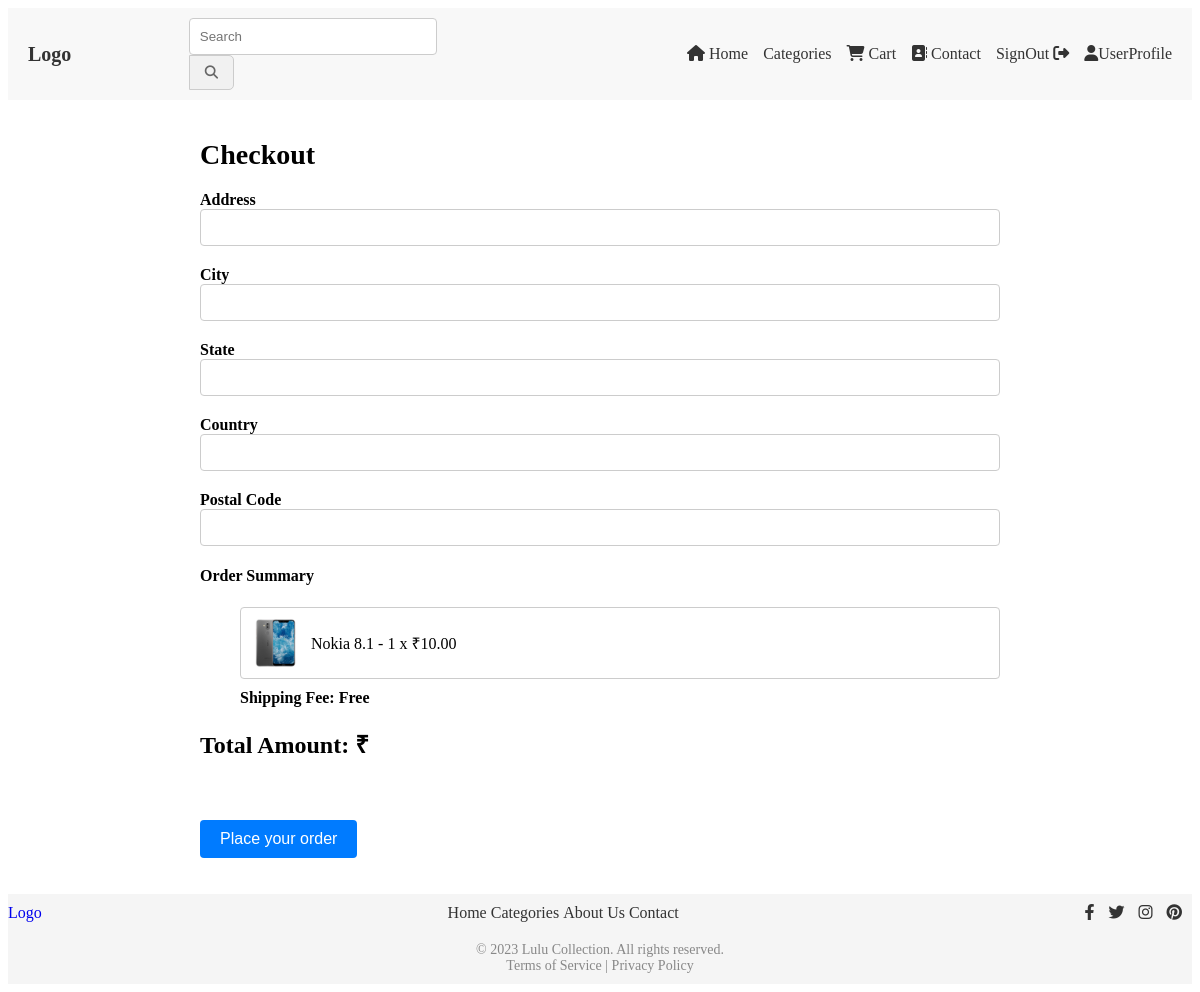
The app's page /checkout/ (signed in), older data.
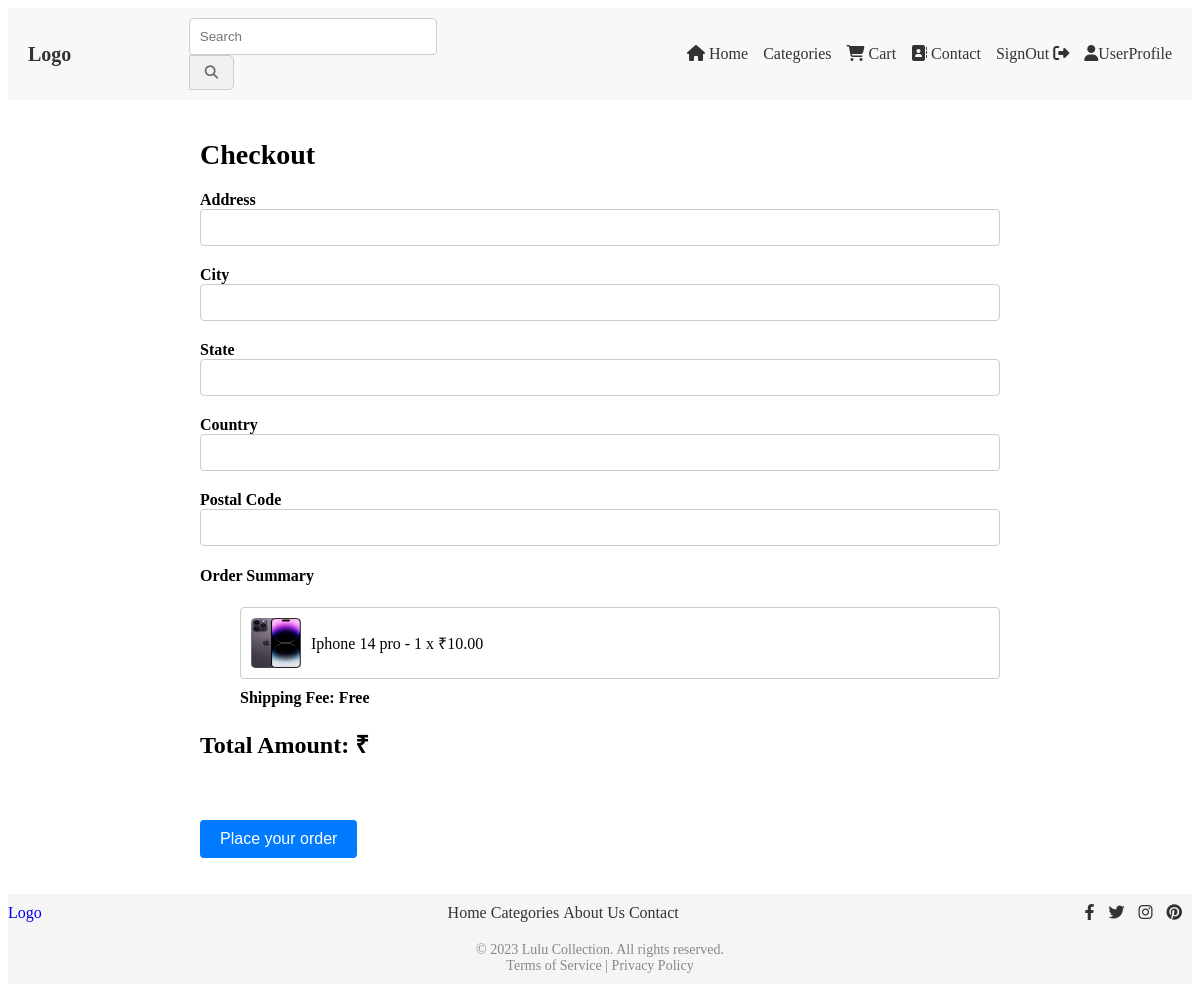
The same page, newer data.
### cart/models.py (models this page shows, shortened)
class CartItem(models.Model):
    cart = models.ForeignKey(Cart, on_delete=models.CASCADE)
    product = models.ForeignKey(Product, on_delete=models.CASCADE)
    quantity = models.PositiveIntegerField(default=1)

class Product(models.Model):
    name = models.CharField(max_length=200)
    description = models.TextField()
    price = models.DecimalField(max_digits=8, decimal_places=2)
    initial_stock = models.PositiveIntegerField(default=0)  # Add initial stock field
    stock = models.PositiveIntegerField(default=0)  # Add remaining stock field
    category = models.ForeignKey(Category, on_delete=models.CASCADE)
    seller = models.ForeignKey(Seller, on_delete=models.CASCADE)
    image = models.ImageField(upload_to='product_images')

### cart/views.py (the view, shortened to what this page needs)
# urls.py: path('checkout/', views.checkout, name='checkout'),
@login_required(login_url='signin')
def checkout(request):
    user = request.user
    cart = Cart.objects.get(user=user)
    cart_items = CartItem.objects.filter(cart=cart)
    shipping_fee = 0
    total_amount = sum(item.product.price * item.quantity + shipping_fee for item in cart_items)
    if total_amount <= 599:
        shipping_fee = 50
        total_amount = sum(item.product.price * item.quantity + shipping_fee for item in cart_items)
    return render(request, 'checkout.html', {'cart_items': cart_items})

### templates/checkout.html (shortened to what this page needs)
<link rel="stylesheet" href="/css/checkout.css">
{% extends 'base.html' %}
{% block content %}
<div class="container">
    <h1>Checkout</h1>
    <div class="row">
        <div class="col-md-8">
            <form method="post" action="{% url 'checkout' %}">
                <div class="form-group">
                    <label for="address">Address</label>
                    <input type="text" class="form-control" id="address" name="address" required>
                </div>
                <div class="form-group">
                    <label for="city">City</label>
                    <input type="text" class="form-control" id="city" name="city" required>
                </div>
                <div class="form-group">
                    <label for="state">State</label>
                    <input type="text" class="form-control" id="state" name="state" required>
                </div>
                <div class="form-group">
                    <label for="country">Country</label>
                    <input type="text" class="form-control" id="country" name="country" required>
                </div>
                <div class="form-group">
                    <label for="postal_code">Postal Code</label>
                    <input type="text" class="form-control" id="postal_code" name="postal_code" required>
                </div>
                <div class="col-md-4">
                    <h4>Order Summary</h4>
                    <ul class="list-group">
                        {% for item in cart_items %}
                        <li class="list-group-item">
                            <img class="product-image" src="{{ item.product.image.url }}" alt="">
                            {{ item.product.name }} - {{ item.quantity }} x &#8377;{{ item.product.price }}
                        </li>
                        {% endfor %}
                        {% if not shipping_fee %}
                        <li class="shipping">
                            <p>Shipping Fee: Free</p>
                        </li>
                        {% else %}
                        <li class="shipping">
                            <p>Shipping Fee: &#8377;{{ shipping_fee }}</p>
                        </li>
                        {% endif %}
                    </ul>
                    <h5 class="total-amount">Total Amount: &#8377;{{ cart_total }}</h5>
                    <button type="submit" id="rzp-button1" class="btn btn-primary">Place your order</button>
                </div>
            </form>
        </div>
    </div>
</div>
{% endblock %}

Row changes from the older to the newer data that the page shows:
removed CartItem: product.image (picture), product.name "Nokia 8.1", quantity "1", product.price "10.00"
added CartItem: product.image (picture), product.name "Iphone 14 pro", quantity "1", product.price "10.00"
